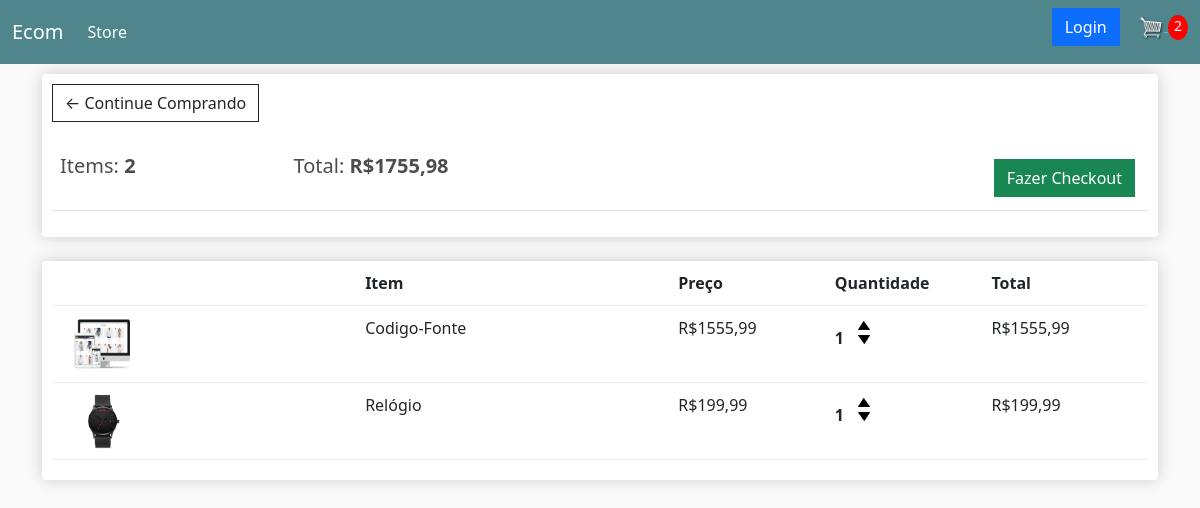
The app's page /cart/ (signed in) with its own data.
### store/models.py (models this page shows, shortened)
class Order(models.Model):
    customer = models.ForeignKey(Customer, on_delete=models.SET_NULL, null=True, blank=True)
    date_ordered = models.DateTimeField(auto_now_add=True)
    complete = models.BooleanField(default=False, null=True, blank=False)
    transaction_id = models.CharField(max_length=200, null=True)
    @property
    def get_cart_total(self):
        orderitems = self.orderitem_set.all()
        total = sum([item.get_total for item in orderitems])
        return total
    @property
    def get_cart_items(self):
        orderitems = self.orderitem_set.all()
        total = sum([item.quantity for item in orderitems])
        return total

class OrderItem(models.Model):
    product = models.ForeignKey(Product, on_delete=models.SET_NULL, null=True)
    order = models.ForeignKey(Order, on_delete=models.SET_NULL, null=True)
    quantity = models.IntegerField(default=0, null=True, blank=True)
    date_added = models.DateTimeField(auto_now_add=True)
    @property
    def get_total(self):
        total = self.product.price * self.quantity
        return total

class Product(models.Model):
    name = models.CharField(max_length=200)
    price = models.FloatField()
    digital = models.BooleanField(default=False, null=True, blank=False)
    image = models.ImageField(null=True, blank=True)
    @property
    def imageURL(self):
        try:
            url = self.image.url
        except:
            url = ''
        return url

### store/views.py (the view)
# urls.py: path('cart/', views.cart, name='cart'),
def cart(request):
    if request.user.is_authenticated:
        customer = request.user.customer
        order, created = Order.objects.get_or_create(customer=customer, complete=False)
        items = order.orderitem_set.all()
        cartItems = order.get_cart_items
    else:
        items = []
        order = {'get_cart_total': 0, 'get_cart_items':0, 'shipping':False}
        cartItems = order['get_cart_items']
    context = {'items':items, 'order':order, 'cartItems': cartItems}
    return render(request, 'store/cart.html', context)

### store/templates/store/cart.html
{% extends 'store/main.html' %}
{% load static %}
{% block content_body %}
    <div class="row">
        <div class="col-lg-12">
            <div class="box-element">
                <a href="{% url 'store' %}" class="btn btn-outline-dark">&#x2190; Continue Comprando</a>
                <br>
                <br>
                <table class="table">
                    <tr>
                        <th>
                            <h5>Items: <strong>{{order.get_cart_items}}</strong></h5>
                        </th>
                        <th>
                            <h5>Total: <strong>R${{order.get_cart_total|floatformat:2}}</strong></h5>
                        </th>
                        <th>
                            <a href="{% url 'checkout' %}" class="btn btn-success" style="float: right; margin: 5px;">Fazer Checkout</a>
                        </th>
                    </tr>
                </table>
            </div>
            <br>
            <div class="box-element">
                <div class="cart-row">
                    <div style="flex:2;"></div>
                    <div style="flex:2;"><strong>Item</strong></div>
                    <div style="flex:1;"><strong>Preço</strong></div>
                    <div style="flex:1;"><strong>Quantidade</strong></div>
                    <div style="flex:1;"><strong>Total</strong></div>
                </div>
                {% for item in items %}
                    <div class="cart-row">
                        <div style="flex:2;"><img src="{{item.product.imageURL}}" class="row-image"></div>
                        <div style="flex:2;">{{item.product.name}}</div>
                        <div style="flex:1;">R${{item.product.price|floatformat:2}}</div>
                        <div style="flex:1;">
                            <p class="quantity">{{item.quantity}}</p>
                            <div class="quantity">
                                <img src="{% static 'imgs/arrow-up.png' %}" class="chg-quantity update-cart" data-action="add" data-product="{{item.product.id}}">
                                <img src="{% static 'imgs/arrow-down.png' %}" class="chg-quantity update-cart" data-action="remove" data-product="{{item.product.id}}">
                            </div>
                        </div>
                        <div style="flex:1;">R${{item.get_total|floatformat:2}}</div>
                    </div>
                {% endfor %}
            </div>
        </div>
    </div>
{% endblock content_body %}

### static/css/main.css (style rules this page uses)
body { background-color: hsl(0, 0%, 98%); }
h1,h2,h3,h4,h5,h6 { color:hsl(0, 0%, 30%); }
.box-element { box-shadow:hsl(0, 0%, 80%) 0 0 16px; background-color: #fff; border-radius: 4px; padding: 10px; }
.col-lg-4, .col-lg-6, .col-lg-8, .col-lg-12 { margin-top: 10px; }
.btn { border-radius: 0; }
.row-image { width: 100px; }
.cart-row { display: flex; align-items: flex-stretch; padding-bottom: 10px; margin-bottom: 10px; border-bottom: 1px solid #ececec; }
.quantity { display: inline-block; font-weight: 700; padding-right:10px; }
.chg-quantity { width: 12px; cursor: pointer; display: block; margin-top: 5px; transition:.1s; }

### records on screen
Order: get_cart_items "2", get_cart_total "1755,98"
OrderItem: product.imageURL (picture), product.name "Codigo-Fonte", product.price "1555,99", quantity "1", get_total "1555,99"
OrderItem: product.imageURL (picture), product.name "Relógio", product.price "199,99", quantity "1", get_total "199,99"

### other values on screen
{{ cartItems }} "2"
